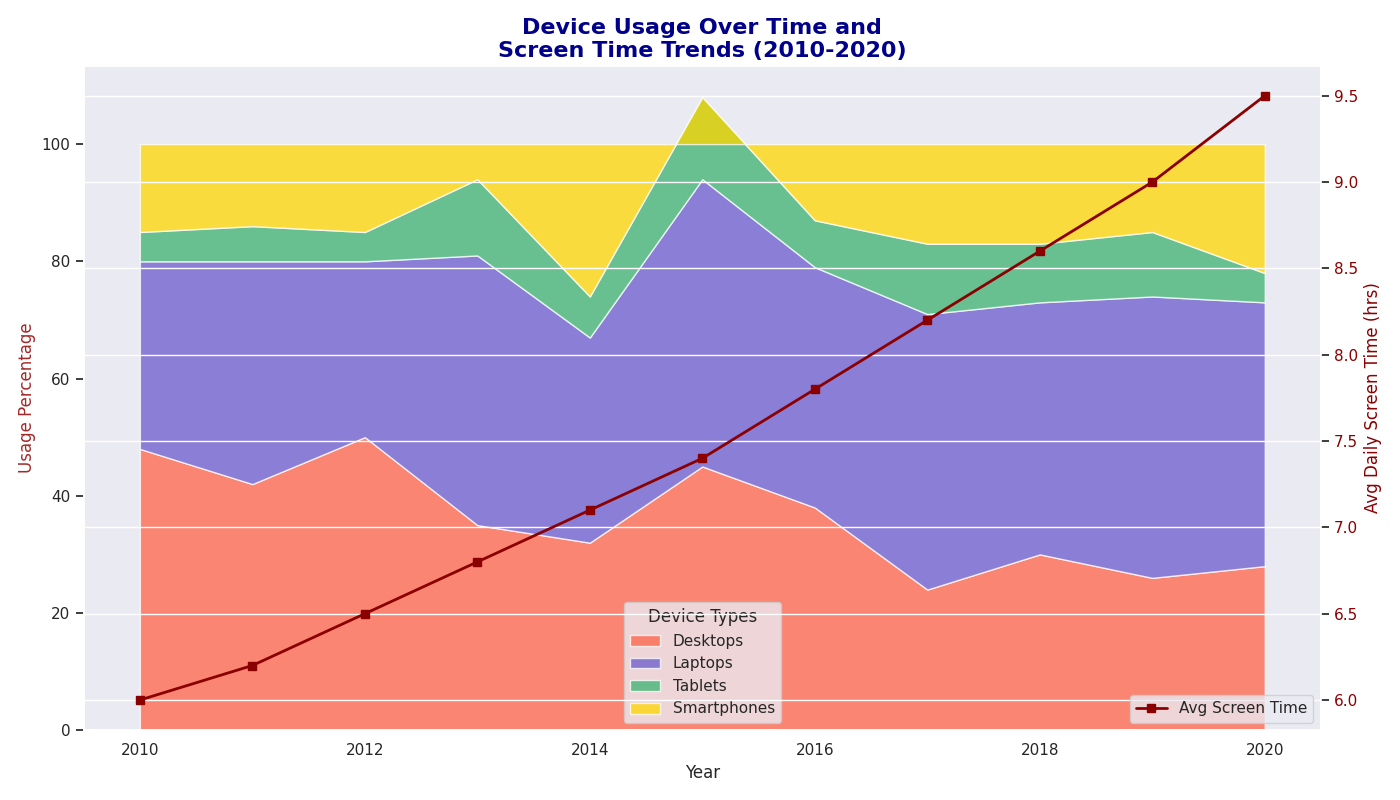

Recreate this plot in Python.
import matplotlib.pyplot as plt
import numpy as np

years = np.arange(2010, 2021)

desktops = np.array([48, 42, 50, 35, 32, 45, 38, 24, 30, 26, 28])
laptops = np.array([32, 38, 30, 46, 35, 49, 41, 47, 43, 48, 45])
tablets = np.array([5, 6, 5, 13, 7, 14, 8, 12, 10, 11, 5])
smartphones = 100 - (desktops + laptops + tablets)

average_screen_time = np.array([6, 6.2, 6.5, 6.8, 7.1, 7.4, 7.8, 8.2, 8.6, 9, 9.5])

fig, ax1 = plt.subplots(figsize=(14, 8))

random_colors = ['#FF6347', '#6A5ACD', '#3CB371', '#FFD700']
ax1.stackplot(years, desktops, laptops, tablets, smartphones, 
              labels=['Desktops', 'Laptops', 'Tablets', 'Smartphones'], 
              colors=random_colors, alpha=0.75)

ax1.set_xlabel('Year', fontsize=12)
ax1.set_ylabel('Usage Percentage', fontsize=12, color='brown')
ax1.set_title('Device Usage Over Time and\nScreen Time Trends (2010-2020)', fontsize=16, weight='bold', color='darkblue')

ax1.grid(False)  # Removed the grid to alter stylistic elements
ax1.legend(loc='lower center', title='Device Types', fontsize=11)

ax2 = ax1.twinx()
ax2.plot(years, average_screen_time, color='darkred', marker='s', linestyle='-', linewidth=2, label='Avg Screen Time')
ax2.set_ylabel('Avg Daily Screen Time (hrs)', fontsize=12, color='darkred')
ax2.tick_params(axis='y', labelcolor='darkred')

ax2.legend(loc='lower right', fontsize=11)

plt.tight_layout()
plt.show()
